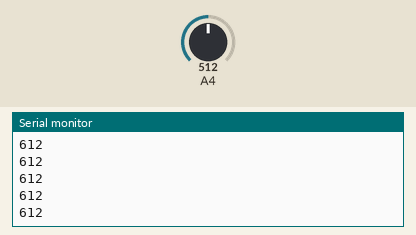
This sketch was run on a simulated Arduino Mega 2560, built with avr-gcc and run on an emulated ATmega2560. Shown: the last lines printed to the serial monitor. The inputs (shaded band) are chosen by the test bench; at power-on: A4 = 512.

Above: at 2.2 s.
2.3 s: A4 set to 716
At 2.56 s:
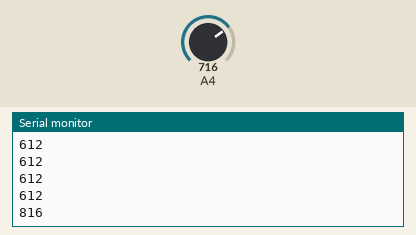
3.8 s: A4 set to 900
At 3.96 s:
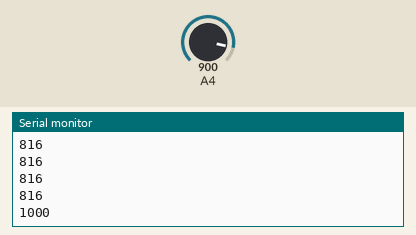
Timing chart, 0 to 6.8 s (numbered marks = the images above; inputs shaded):
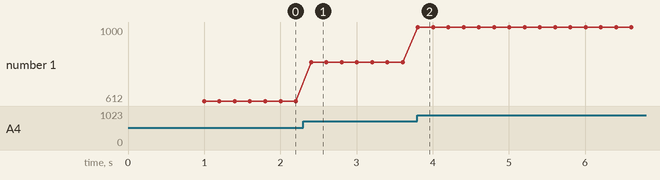

The sketch:

Task1.ino
```cpp
#include "MyLibrary.h"

MyLibrary myLib;

void setup() {
  Serial.begin(115200);
  delay(1000);
}

void loop() {
  int analogValue = analogRead(36);
  int result = myLib.addNumbers(analogValue, 100);

  Serial.println(result);

  delay(200);
}
```

MyLibrary.cpp
```cpp
#include "MyLibrary.h"

MyLibrary::MyLibrary() {
  _number = 0;
}

int MyLibrary::addNumbers(int num1, int num2) {
  return num1 + num2;
}
```

MyLibrary.h
```cpp
#ifndef MyLibrary_h
#define MyLibrary_h

#include <Arduino.h>

class MyLibrary {
  public:
    MyLibrary();
    int addNumbers(int num1, int num2);
  private:
    int _number;
};

#endif
```

Measured:
- after the input at 2.3 s, the serial monitor: prints a new line after 0.10 s (image 1)
- after the input at 3.8 s, the serial monitor: prints a new line at once (image 2)
- plotted number 1: 612 → 816 after the input at 2.3 s, 816 → 1000 after the input at 3.8 s
